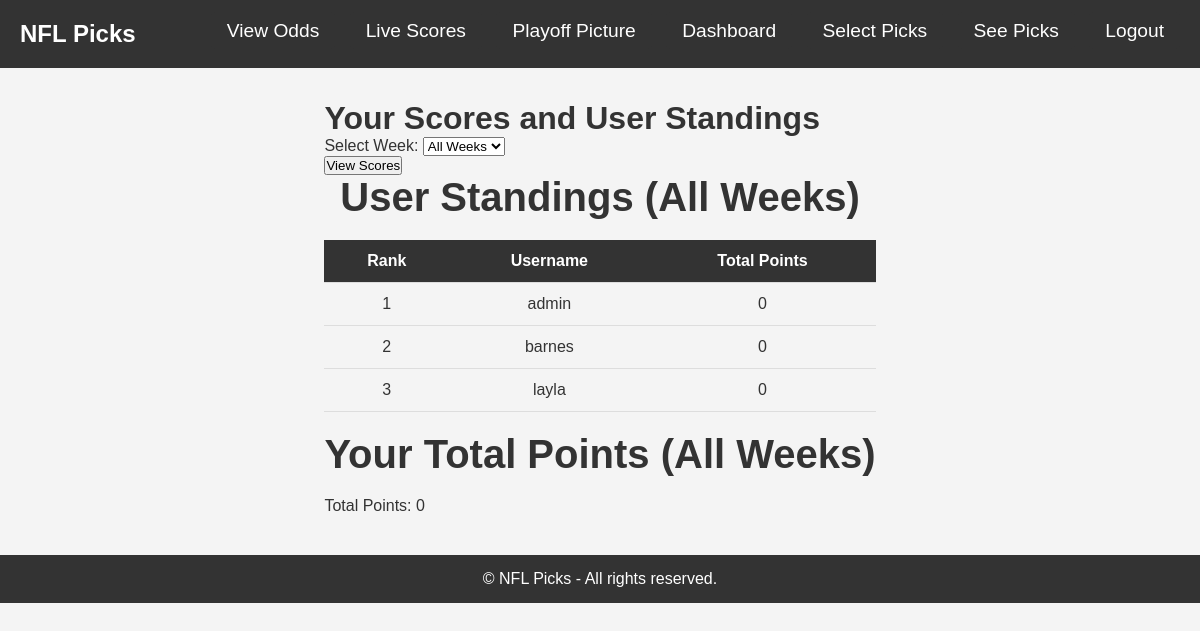
The page /user_score_summary (signed in) on the database its author committed.
### Football_Project/models.py (models this page shows)
class User(db.Model, UserMixin):
    id = db.Column(db.Integer, primary_key=True)
    username = db.Column(db.String(150), nullable=False, unique=True)
    full_name = db.Column(db.String(150))
    email = db.Column(db.String(150), unique=True)
    phone = db.Column(db.String(20))
    favorite_team = db.Column(db.String(50))
    password = db.Column(db.String(200), nullable=False)
    is_admin = db.Column(db.Boolean, default=False)
    scores = db.relationship(
        'UserScore',
        backref='user',
        lazy=True,
        cascade='all, delete-orphan'
    )
    picks = db.relationship('Pick', backref='user', lazy=True, cascade='all, delete-orphan')
    scores = db.relationship('UserScore', backref='user', lazy=True, cascade='all, delete-orphan')

### Football_Project/routes.py (the view, shortened to what this page needs)
@main_bp.route('/user_score_summary', methods=['GET'])
@login_required
def user_score_summary():
    selected_week = request.args.get('week', 'all')  # Initialize here to ensure it always has a value
    if selected_week == 'current':
        selected_week = get_current_week() - 1
        print(f"nfl start date = {datetime(2024, 9,5).date()}")
        print(f"current date = {datetime.now().date()}")
    try:
        if selected_week != 'all':
            selected_week = int(selected_week)
    except ValueError:
        flash("Invalid week selected.", "danger")
        return redirect(url_for('main.user_dashboard'))
    current_user_id = current_user.id
    if selected_week == 'all':
        user_scores = db.session.query(
            User.id,
            User.username,
            func.coalesce(func.sum(UserScore.score), 0).label('total_score')
        ).outerjoin(UserScore, User.id == UserScore.user_id).group_by(User.id) \
         .order_by(func.coalesce(func.sum(UserScore.score), 0).desc()).all()
        user_total_score = db.session.query(
            func.coalesce(func.sum(UserScore.score), 0)
        ).filter_by(user_id=current_user_id).scalar() or 0
    games = Game.query.filter_by(week=selected_week).all()
    user_picks = Pick.query.filter_by(user_id=current_user_id, week=selected_week).all()
    game_picks = []
    import json
    import logging
    logging.debug(f"user_total_score: {user_total_score}")
    logging.debug(f"game_picks: {json.dumps(game_picks, indent=2)}")
    weeks = db.session.query(Game.week).distinct().order_by(Game.week).all()
    weeks = [week[0] for week in weeks]
    if request.headers.get('Accept') == 'application/json' or request.args.get('format') == 'json':
        response_data = {
            'user_scores': [
                {
                    'id': user.id,
                    'username': user.username,
                    'total_score': user.total_score
                }
                for user in user_scores
            ],
            'game_picks': game_picks,
            'user_total_score': user_total_score,
            'selected_week': selected_week,
            'weeks': weeks
        }
        return jsonify(response_data)
    else:
        return render_template(
            'user_score_summary.html',
            user_scores=user_scores,
            game_picks=game_picks,
            user_total_score=user_total_score,
            selected_week=selected_week,
            weeks=weeks
        )

### Football_Project/templates/user_score_summary.html (shortened to what this page needs)
{% extends "base.html" %}
{% block content %}
<div class="main-content">
    <h1>Your Scores and User Standings</h1>
    <form action="{{ url_for('main.user_score_summary') }}" method="get">
        <div>
            <label for="week">Select Week:</label>
            <select name="week" id="week">
                <option value="all" {% if selected_week == 'all' %}selected{% endif %}>All Weeks</option>
            </select>
        </div>
        <div class="mt-4">
            <button type="submit" class="bg-blue-500 hover:bg-blue-600 text-white font-bold py-2 px-4 rounded">
                View Scores
            </button>
        </div>
    </form>
    <h2 class="mt-6">User Standings {% if selected_week != 'all' %} for Week {{ selected_week }}{% else %} (All Weeks){% endif %}</h2>
    <table class="min-w-full bg-white">
        <thead>
            <tr>
                <th>Rank</th>
                <th>Username</th>
                <th>Total Points</th>
            </tr>
        </thead>
        <tbody>
            {% for user in user_scores %}
            <tr class="{% if user.id == current_user.id %}highlight{% endif %}">
                <td>{{ loop.index }}</td>
                <td>{{ user.username }}</td>
                <td>{{ user.total_score }}</td>
            </tr>
            {% endfor %}
        </tbody>
    </table>
    <h2 class="mt-6">Your Total Points {% if selected_week != 'all' %} for Week {{ selected_week }}{% else %} (All Weeks){% endif %}</h2>
    <p>Total Points: {{ user_total_score }}</p>
</div>
{% endblock %}

### Football_Project/static/css/styles.css (style rules this page uses)
* { margin: 0; padding: 0; box-sizing: border-box; }
.main-content { margin-top: 60px; padding: 20px; }
body { font-family: 'Arial', sans-serif; background-color: #f4f4f4; color: #333; padding: 10px; }
h2 { font-size: 2.5rem; font-weight: bold; text-align: center; color: #333; margin-bottom: 20px; }
table { width: 100%; border-collapse: collapse; table-layout: auto; margin-bottom: 20px; overflow-x: auto; }
th, td { padding: 12px; text-align: center; border-bottom: 1px solid #ddd; word-wrap: break-word; }
th { background-color: #333; color: white; font-weight: bold; }
body { font-family: Arial, sans-serif; background-color: #f4f4f4; margin: 0; padding: 0; display: flex; justify-content: center; align-items: center; flex-direction: column; }

### rows shown on the page
User: username "admin", total_score "0"
User: username "barnes", total_score "0"
User: username "layla", total_score "0"

### other values the page prints
{{ user_total_score }} "0"
